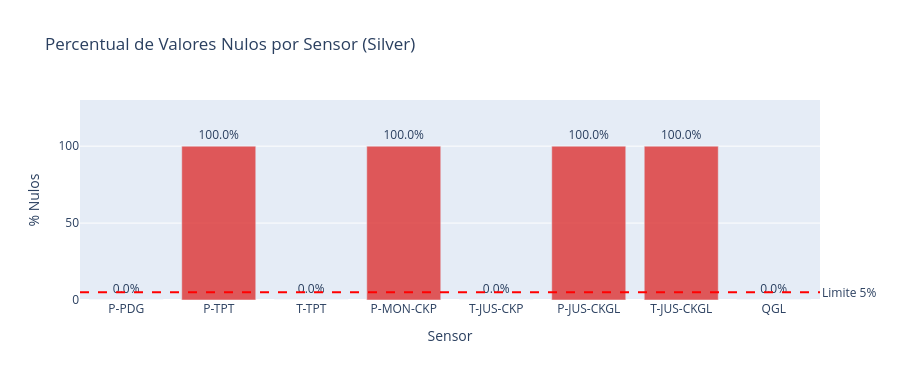

Write notebook code for a chart like this one.
### Markdown cell above
---
## 8. Nulos por Sensor e Camada

### Code cell
if not df_silver.empty:
    sensor_cols = [c for c in SENSOR_COLUMNS if c in df_silver.columns]
    null_pct = (df_silver[sensor_cols].isnull().mean() * 100).round(2)

    fig = go.Figure(go.Bar(
        x=null_pct.index,
        y=null_pct.values,
        text=[f'{v:.1f}%' for v in null_pct.values],
        textposition='outside',
        marker_color=[
            'rgba(220,50,50,0.8)' if v > 5
            else 'rgba(50,180,100,0.7)'
            for v in null_pct.values
        ],
        hovertemplate='%{x}<br>Nulos: %{y:.2f}%<extra></extra>'
    ))

    fig.add_hline(y=5, line_dash='dash', line_color='red',
                  annotation_text='Limite 5%', annotation_position='right')

    fig.update_layout(
        title='Percentual de Valores Nulos por Sensor (Silver)',
        xaxis_title='Sensor',
        yaxis_title='% Nulos',
        yaxis_range=[0, max(null_pct.max() * 1.3, 10)],
        height=380
    )
    fig.show()

### Figure 1 — Plotly figure (JSON) as saved in the notebook; plotly's stock layout.template omitted (floating-point values rounded to 4 significant figures)
{"data": [{"hovertemplate": "%{x}<br>Nulos: %{y:.2f}%<extra></extra>", "marker": {"color": ["rgba(50,180,100,0.7)", "rgba(220,50,50,0.8)", "rgba(50,180,100,0.7)", "rgba(220,50,50,0.8)", "rgba(50,180,100,0.7)", "rgba(220,50,50,0.8)", "rgba(220,50,50,0.8)", "rgba(50,180,100,0.7)"]}, "text": ["0.0%", "100.0%", "0.0%", "100.0%", "0.0%", "100.0%", "100.0%", "0.0%"], "textposition": "outside", "type": "bar", "x": ["P-PDG", "P-TPT", "T-TPT", "P-MON-CKP", "T-JUS-CKP", "P-JUS-CKGL", "T-JUS-CKGL", "QGL"], "y": [0.0, 100.0, 0.0, 100.0, 0.0, 100.0, 100.0, 0.0]}], "layout": {"annotations": [{"showarrow": false, "text": "Limite 5%", "x": 1, "xanchor": "left", "xref": "x domain", "y": 5, "yanchor": "middle", "yref": "y"}], "height": 380, "shapes": [{"line": {"color": "red", "dash": "dash"}, "type": "line", "x0": 0, "x1": 1, "xref": "x domain", "y0": 5, "y1": 5, "yref": "y"}], "title": {"text": "Percentual de Valores Nulos por Sensor (Silver)"}, "xaxis": {"title": {"text": "Sensor"}}, "yaxis": {"range": [0, 130], "title": {"text": "% Nulos"}}}}
